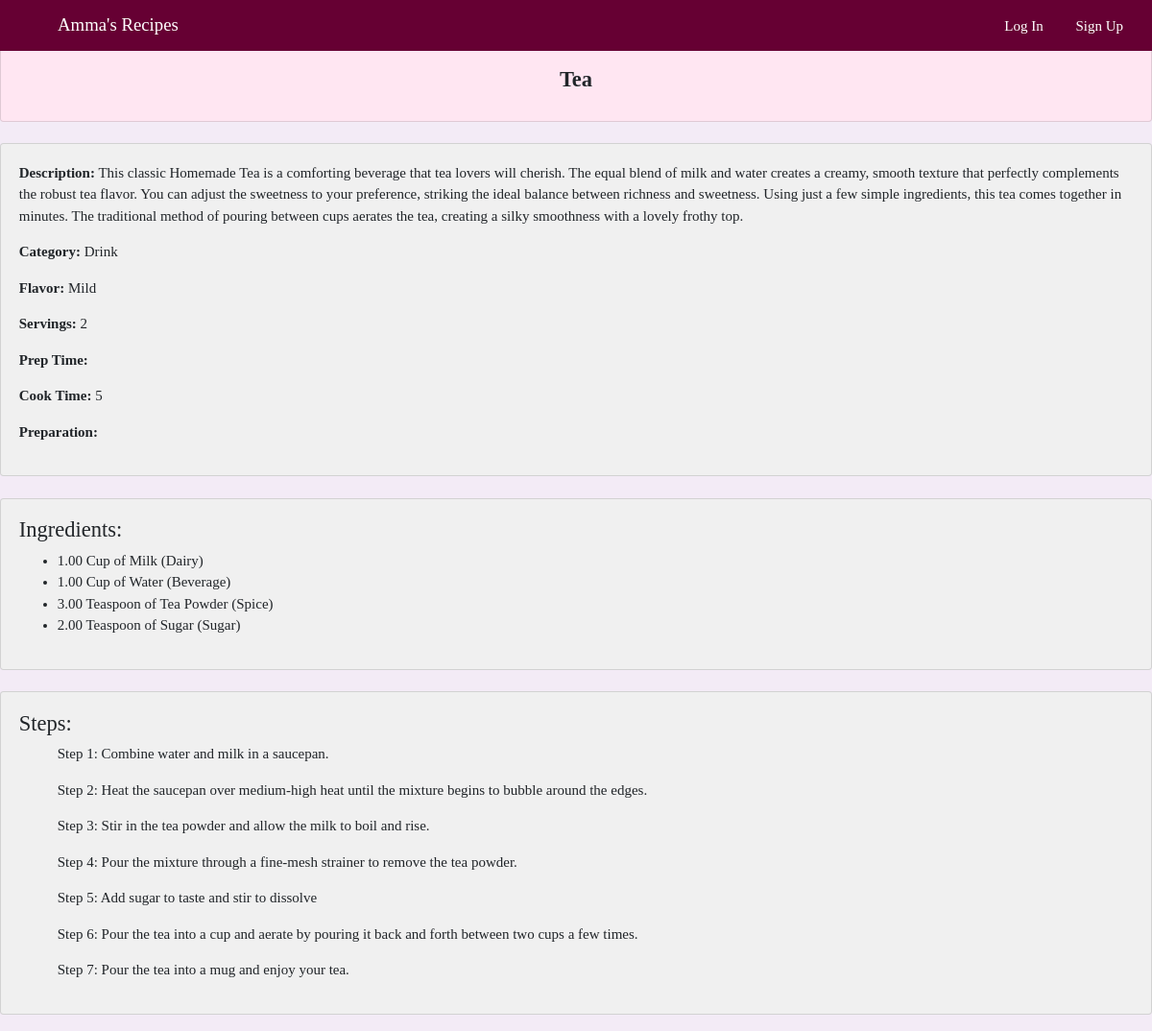
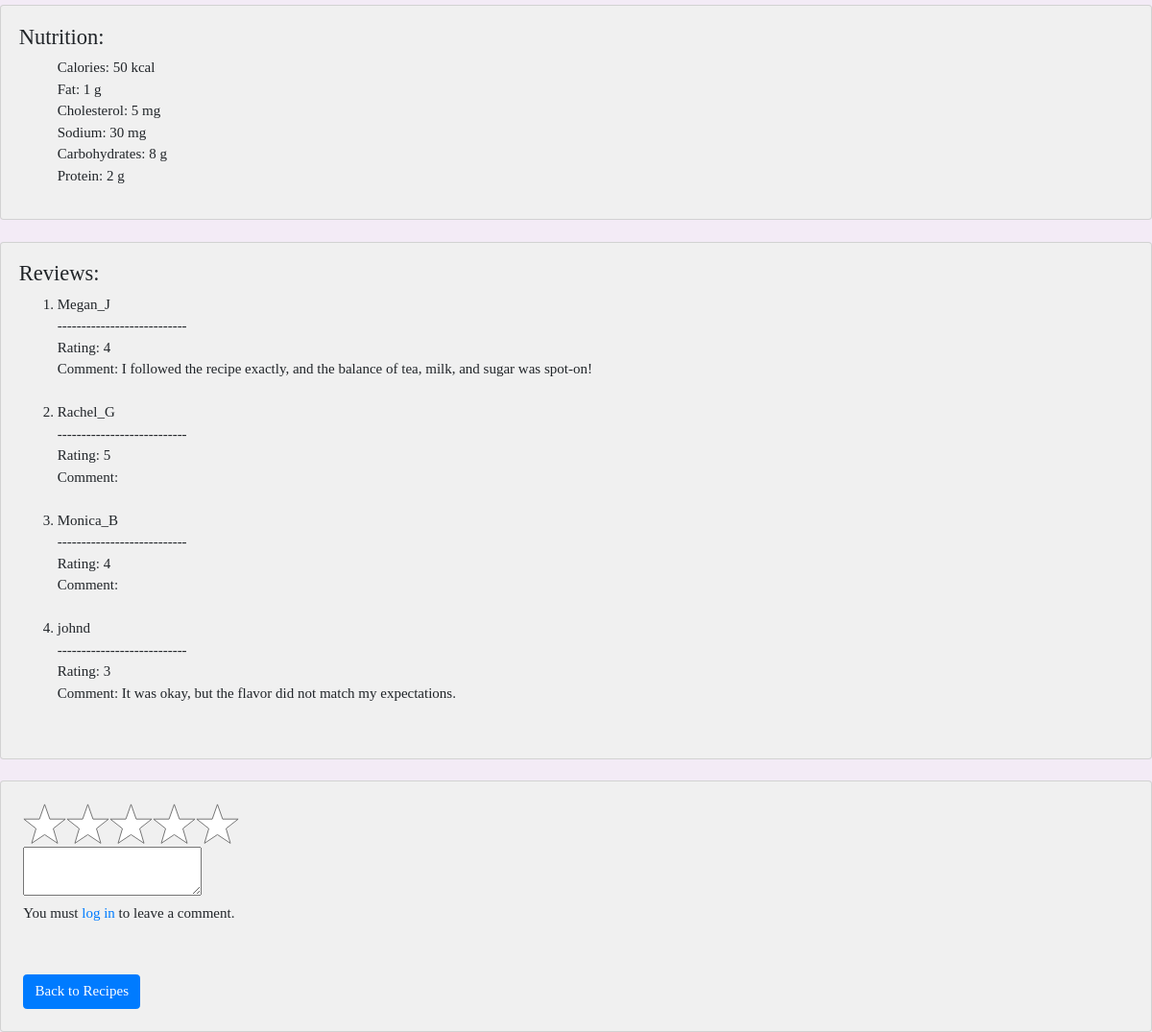
Page /site/view.php?recipe_ID=2 on the committed database (2 pictures, top to bottom).
### tables this page shows
CREATE TABLE Recipe (
    recipe_ID INT auto_increment,
    name VARCHAR(255) NOT NULL,
    description text NOT NULL,
    category ENUM('Breakfast', 'Lunch/Dinner', 'Snack', 'Dessert', 'Drink', 'Appetizer', 'Curry'),
    flavor ENUM('Sweet', 'Sour', 'Salty', 'Bitter', 'Umami', 'Mild', 'Spicy'),
    servings INT NOT NULL,
    prep_time INT,
    cook_time INT NOT NULL,
    preparation text,
    PRIMARY KEY(recipe_ID)
);

CREATE TABLE Recipe_Ingredient (
recipe_ID INT NOT NULL, 
ingredient_ID INT NOT NULL,
quantity DECIMAL(4, 2) NOT NULL, 
unit ENUM('Teaspoon', 'Tablespoon', 'Cup', 'Milliliter', 'Liter', 'Gram', 'Kilogram', 'Ounce', 'Pound', 'Piece', 'Whole', 'Slice', 'Pinch', 'Stem', 'Can') NOT NULL, 
PRIMARY KEY (recipe_ID, ingredient_ID), 
FOREIGN KEY (recipe_ID) REFERENCES Recipe(recipe_ID) ON DELETE CASCADE,
FOREIGN KEY (ingredient_ID) REFERENCES Ingredient(ingredient_ID) ON DELETE CASCADE ON UPDATE CASCADE
);

CREATE TABLE Ingredient(
    ingredient_ID INT auto_increment PRIMARY KEY,
    ingredient_name VARCHAR(255) NOT NULL,
    food_grp ENUM('Fruit', 'Vegetable', 'Grain', 'Protein', 'Dairy', 'Sugar', 'Oil', 'Beverage', 'Spice', 'Seed', 'Salt')
);

CREATE TABLE Step(
    step_ID INT auto_increment PRIMARY KEY,
    recipe_ID INT NOT NULL,
    step_num INT NOT NULL,
    direction VARCHAR(255) NOT NULL,
    FOREIGN KEY (recipe_ID) 
        REFERENCES Recipe(recipe_ID)
        ON DELETE CASCADE
        ON UPDATE CASCADE
);

CREATE TABLE Nutrition (
recipe_ID INT NOT NULL,
calories INT NOT NULL, 
fat INT NOT NULL,
cholesterol INT NOT NULL, 
sodium INT NOT NULL, 
carbohydrate INT NOT NULL,
protein INT NOT NULL, 
PRIMARY KEY (recipe_ID),
FOREIGN KEY (recipe_ID) REFERENCES Recipe(recipe_ID) ON DELETE CASCADE ON UPDATE CASCADE
);

CREATE TABLE Review (
review_ID INT AUTO_INCREMENT PRIMARY KEY,
recipe_ID INT NOT NULL, 
user_ID INT NOT NULL, 
rating INT NOT NULL CHECK (rating BETWEEN 1 AND 5), 
comment VARCHAR(255) NULL, 
FOREIGN KEY (recipe_ID) REFERENCES Recipe(recipe_ID) ON DELETE CASCADE,
FOREIGN KEY (user_ID) REFERENCES User(user_ID) ON DELETE CASCADE
);

CREATE TABLE User (
user_ID INT AUTO_INCREMENT PRIMARY KEY, 
first_name VARCHAR(255) NOT NULL, 
last_name VARCHAR(255) NOT NULL, 
email VARCHAR(255) NOT NULL UNIQUE, 
user_name VARCHAR(255) NOT NULL UNIQUE,
password VARCHAR(255) NOT NULL,
CHECK (CHAR_LENGTH(password) > 10) 
);

### site/view.php (the view, shortened to what this page needs)
<?php
    include('config.php');
    include('header.php');
    if(isset($_GET['recipe_ID'])) {
        $recipe_id = mysqli_real_escape_string($conn, $_GET['recipe_ID']);
        $sql = "SELECT * FROM Recipe WHERE recipe_ID = $recipe_id";
        $result = mysqli_query($conn, $sql);
        if ($result) {
            $Recipe = mysqli_fetch_assoc($result);
        } else {
            echo "Error fetching recipe details: " . mysqli_error($conn);
        }
        $ingredient_sql = "
            SELECT i.ingredient_name, i.food_grp, ri.quantity, ri.unit
            FROM Recipe_Ingredient ri
            JOIN Ingredient i ON ri.ingredient_ID = i.ingredient_ID
            WHERE ri.recipe_ID = $recipe_id
        ";
        $ingredient_result = mysqli_query($conn, $ingredient_sql);
        if ($ingredient_result) {
            $Ingredients = mysqli_fetch_all($ingredient_result, MYSQLI_ASSOC);
        } else {
            echo "Error fetching ingredients: " . mysqli_error($conn);
        }
        $step_sql = "
            SELECT step_num, direction
            FROM Step
            WHERE recipe_ID = $recipe_id
            ORDER BY step_num
        ";
        $step_result = mysqli_query($conn, $step_sql);
        if ($step_result) {
            $Steps = mysqli_fetch_all($step_result, MYSQLI_ASSOC);
        } else {
            echo "Error fetching steps: " . mysqli_error($conn);
        }
        $nutrition_sql = "
            SELECT * FROM Nutrition WHERE recipe_ID = $recipe_id
        ";
        $nutrition_result = mysqli_query($conn, $nutrition_sql);
        if ($nutrition_result) {
            $Nutrition = mysqli_fetch_all($nutrition_result, MYSQLI_ASSOC);
        } else {
            echo "Error fetching nutrition: " . mysqli_error($conn);
        }
        $review_sql = "
            SELECT r.rating, r.comment, u.user_name
            FROM Review r
            JOIN User u ON r.user_ID = u.user_ID
            WHERE r.recipe_ID = $recipe_id
        ";
        $review_result = mysqli_query($conn, $review_sql);
        if ($review_result) {
            $Review = mysqli_fetch_all($review_result, MYSQLI_ASSOC);
        } else {
            echo "Error fetching reviews: " . mysqli_error($conn);
        }
    }
?>
<!DOCTYPE html>
<html lang="en">
<head>
    <div class="card mt-4" style="background-color: #ffe6f2;">
        <?php if($Recipe): ?>
            <br><br><h4 style="text-align: center; font-weight: bold;"><?php echo htmlspecialchars($Recipe['name']); ?></h4><br>
        <?php endif; ?>
    </div>
</head>
<body>
    <?php if($Recipe): ?>
            <div class="card mt-4">
                <div class="card-body">
                    <p><strong>Description:</strong> <?php echo htmlspecialchars($Recipe['description']); ?></p>
                    <p><strong>Category:</strong> <?php echo htmlspecialchars($Recipe['category']); ?></p>
                    <p><strong>Flavor:</strong> <?php echo nl2br(htmlspecialchars($Recipe['flavor'])); ?></p>
                    <p><strong>Servings:</strong> <?php echo nl2br(htmlspecialchars($Recipe['servings'])); ?></p>
                    <p><strong>Prep Time:</strong> <?php echo nl2br(htmlspecialchars($Recipe['prep_time'])); ?></p>
                    <p><strong>Cook Time:</strong> <?php echo nl2br(htmlspecialchars($Recipe['cook_time'])); ?></p>
                    <p><strong>Preparation:</strong> <?php echo nl2br(htmlspecialchars($Recipe['preparation'])); ?></p>
                </div>
            </div>
        <?php endif; ?>
    <?php if (!empty($Ingredients)): ?>
        <div class="card mt-4">
            <div class="card-body">
                <h4>Ingredients:</h4>
                <ul>
                    <?php foreach($Ingredients as $ingredient): ?>
                        <li>
                            <?php echo htmlspecialchars($ingredient['quantity']); ?>
                            <?php echo htmlspecialchars($ingredient['unit']); ?>
                            of <?php echo htmlspecialchars($ingredient['ingredient_name']); ?>
                            (<?php echo htmlspecialchars($ingredient['food_grp']); ?>)
                        </li>
                    <?php endforeach; ?>
                </ul>
            </div>
        </div>
    <?php else: ?>
    <?php endif; ?>
    <?php if (!empty($Steps)): ?>
        <div class="card mt-4">
            <div class="card-body">
                <h4>Steps:</h4>
                <ol>
                    <?php foreach($Steps as $step): ?>
                        <p>
                            Step <?php echo htmlspecialchars($step['step_num']); ?>:
                            <?php echo nl2br(htmlspecialchars($step['direction'])); ?>
                    </p>
                    <?php endforeach; ?>
                </ol>
            </div>
        </div>
    <?php else: ?>
    <?php endif; ?>
    <?php if (!empty($Nutrition)): ?>
        <div class="card mt-4">
            <div class="card-body">
                <h4>Nutrition:</h4>
                <ul>
                    <?php foreach($Nutrition as $nutrition): ?>
                        <p>
                            Calories: <?php echo htmlspecialchars($nutrition['calories']); ?> kcal <br>
                            Fat: <?php echo htmlspecialchars($nutrition['fat']); ?> g <br>
                            Cholesterol: <?php echo htmlspecialchars($nutrition['cholesterol']); ?> mg <br>
                            Sodium: <?php echo htmlspecialchars($nutrition['sodium']); ?> mg <br>
                            Carbohydrates: <?php echo htmlspecialchars($nutrition['carbohydrate']); ?> g <br>
                            Protein: <?php echo htmlspecialchars($nutrition['protein']); ?> g
                    </p>
                    <?php endforeach; ?>
                    </ul>
            </div>
        </div>
    <?php else: ?>
    <?php endif; ?>
    <div class="card mt-4">
        <div class="card-body">
            <h4>Reviews:</h4>
            <?php if (!empty($Review)): ?>
                        <ol>
                            <?php foreach($Review as $review): ?>
                                <li>
                                    <?php echo htmlspecialchars($review['user_name']); ?><br>
                                    ---------------------------<br>
                                    Rating: <?php echo htmlspecialchars($review['rating']); ?><br>
                                    Comment: <?php echo nl2br(htmlspecialchars($review['comment'])); ?><br><br>
                                </li>
                            <?php endforeach; ?>
                        </ol>
            <?php else: ?>
                <p style="padding:10px">No reviews yet! Be the first to leave a review!</p>
            <?php endif; ?>
        </div>
    </div>
    <div class="card mt-4">
        <div class="card-body">
            <form method='POST' action="">
                <fieldset class="star-rating">
                    <div>
                        <label for="rating1"><span>1</span></label>
                        <label for="rating2"><span>2</span></label>
                        <label for="rating3"><span>3</span></label>
                        <label for="rating4"><span>4</span></label>
                        <label for="rating5"><span>5</span></label>
                    </div>
                    <textarea name='message'></textarea>
                    <?php if (!isset($_SESSION["loggedin"]) || $_SESSION["loggedin"] !== true): ?>
                    <p>You must <a href="login.php?redirect_to=index.php<?php echo urlencode($_SERVER['REQUEST_URI']); ?>">log in </a>to leave a comment.</p>
                    <?php else: ?>
                    <button name='commentSubmit' type='submit'>Comment</button>
                    <?php endif; ?>
                    </form>
                    <br><a href="index.php" class="btn btn-primary mt-3">Back to Recipes</a>
            </div>
    </div>
</body>
</html>

### site/style.css (style rules this page uses)
* { box-sizing: border-box; font-family:Cambria, Cochin, Georgia, Times, 'Times New Roman', serif; font-size: 15px; }
body { background-color: #F3EBF6; }
.card { background-color: rgb(240, 240, 240); }
:root { --star-rating-size: 3rem; --max-stars: 5; }
.star-rating { width: min-content; padding: 0.3rem; }
.star-rating>div { position: relative; height: var(--star-rating-size); width: calc(var(--star-rating-size) * var(--max-stars)); background-image: var(--unchecked-image); background-size: var(--star-rating-size) var(--star-rating-size); }
.star-rating label { position: absolute; height: 100%; background-size: var(--star-rating-size) var(--star-rating-size); }
.star-rating label:nth-of-type(1) { z-index: 10; width: calc(100% / var(--max-stars) * 1); }
.star-rating label:nth-of-type(2) { z-index: 9; width: calc(100% / var(--max-stars) * 2); }
.star-rating label:nth-of-type(3) { z-index: 8; width: calc(100% / var(--max-stars) * 3); }
.star-rating label:nth-of-type(4) { z-index: 7; width: calc(100% / var(--max-stars) * 4); }
.star-rating label:nth-of-type(5) { z-index: 6; width: calc(100% / var(--max-stars) * 5); }

### rows in the picture
recipe: name "Tea", description "This classic Homemade Tea is a comforting beverage that tea lovers will cherish. The equal blend of milk and water creates a creamy, smooth texture that perfectly complements the robust tea flavor. You can adjust the sweetness to your preference, striking the ideal balance between richness and sweetness. Using just a few simple ingredients, this tea comes together in minutes. The traditional method of pouring between cups aerates the tea, creating a silky smoothness with a lovely frothy top.", category "Drink", flavor "Mild", servings "2", cook_time "5"
recipe_ingredient: quantity "1.00", unit "Cup", ingredient_ID.ingredient_name "Milk", ingredient_ID.food_grp "Dairy"
recipe_ingredient: quantity "1.00", unit "Cup", ingredient_ID.ingredient_name "Water", ingredient_ID.food_grp "Beverage"
recipe_ingredient: quantity "3.00", unit "Teaspoon", ingredient_ID.ingredient_name "Tea Powder", ingredient_ID.food_grp "Spice"
recipe_ingredient: quantity "2.00", unit "Teaspoon", ingredient_ID.ingredient_name "Sugar", ingredient_ID.food_grp "Sugar"
step: step_num "1", direction "Combine water and milk in a saucepan."
step: step_num "2", direction "Heat the saucepan over medium-high heat until the mixture begins to bubble around the edges."
step: step_num "3", direction "Stir in the tea powder and allow the milk to boil and rise."
step: step_num "4", direction "Pour the mixture through a fine-mesh strainer to remove the tea powder."
step: step_num "5", direction "Add sugar to taste and stir to dissolve"
step: step_num "6", direction "Pour the tea into a cup and aerate by pouring it back and forth between two cups a few times."
step: step_num "7", direction "Pour the tea into a mug and enjoy your tea."
nutrition: calories "50", fat "1", cholesterol "5", sodium "30", carbohydrate "8", protein "2"
review: user_ID.user_name "Megan_J", rating "4", comment "I followed the recipe exactly, and the balance of tea, milk, and sugar was spot-on!"
review: user_ID.user_name "Rachel_G", rating "5"
review: user_ID.user_name "Monica_B", rating "4"
review: user_ID.user_name "johnd", rating "3", comment "It was okay, but the flavor did not match my expectations."
